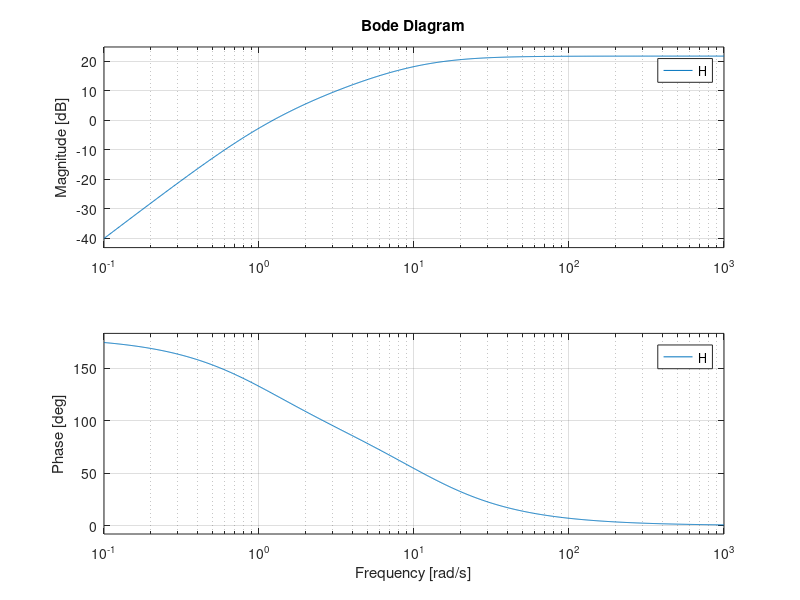

Here is the MATLAB script that generated this plot:
%% main: Main calculations for prerel4
function [out] = main()
% Main calculations for prerel4
disp('# 4.2. Linear motion');
disp('## 4.2.1 Theoretical model');

% Declaring physical parameters
a = 0.000181;
b = 0.0001125;
c = 0.001378;
K = c/a;
fprintf('a = %.5f\nb = %.5f\nc = %.5f\n', a, b, c);
fprintf('K = %.5f\n', K);

% Declaring transfer functions
fprintf('G = \n');
gn = [a, 0, 0];
gd = [b, c, 0];
G = tf(gn, gd)
fprintf('H = \n');
hn = [K*a/b, 0, 0];
hd = [1, c/b, K*a/b];
H = tf(hn, hd)
grid on;
bode(H);
xd = roots(gd)
xh = roots(hd)
